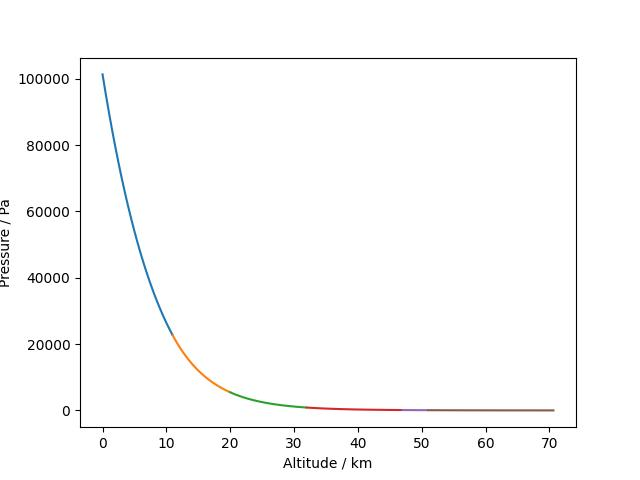

The Python source for this figure:
import numpy as np
import matplotlib.pyplot as plt

def pressure(row, df_layers, isa_layers):
    constant_mgr = 0.034171
    alt, temp, lapse, layer = row['altitude'], row['temperature'], row['lapse rate'], row['layer']

    lapse /= -1000
    alt *= 1000

    firsts = df_layers.first()

    h0, t0 = firsts['altitude'][layer] * 1000, firsts['temperature'][layer]

    if layer == 'troposphere':
        p0 = 101325

    else:
        previous_layer = isa_layers[isa_layers.index(layer) - 1]

        for attribute in ['altitude', 'temperature']:
            row[attribute] = firsts[attribute][layer]
        row['lapse rate'] = firsts['lapse rate'][previous_layer]
        row['layer'] = previous_layer
        p0 = pressure(row, df_layers, isa_layers)

    if lapse == 0:
        return p0 * np.e ** (-constant_mgr * (alt - h0) / t0)
    else:
        return p0 * (1 - lapse * (alt - h0) / t0) ** (constant_mgr / lapse)

def plotter2(df_values, altitudes, bounds, df_layers, isa_layers):
    pressures = np.array([])
    for i in range(len(df_values)):
        pressures = np.append(pressures, pressure(df_values.iloc[i], df_layers, isa_layers))
    df_values['pressure'] = pressures

    for i in bounds:
        plt.plot(altitudes[np.logical_and(i[0] <= altitudes, altitudes < i[1])], pressures[np.logical_and(i[0] <= altitudes, altitudes < i[1])])
    plt.xlabel('Altitude / km')
    plt.ylabel('Pressure / Pa')
    plt.savefig("task2.jpg")
    plt.clf()